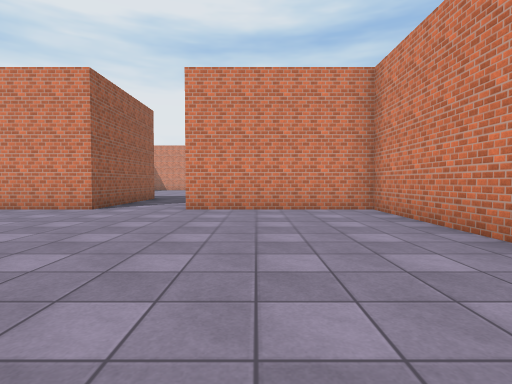
[1] (above)

17 first-person views from a walk through a Unity game level. The camera is 1.2 m above the floor, tilts 2° down and sees 80° across. The floor is counted in squares, 2 m on a side. Each view is taken from the middle of a square. On the plan, view 1 faces up. The plan holds only what a view shows up to about 9 squares ahead; the rest is blank. The place goes on beyond the plan. Surface patterns are stand-ins for the level's own textures.

[2]
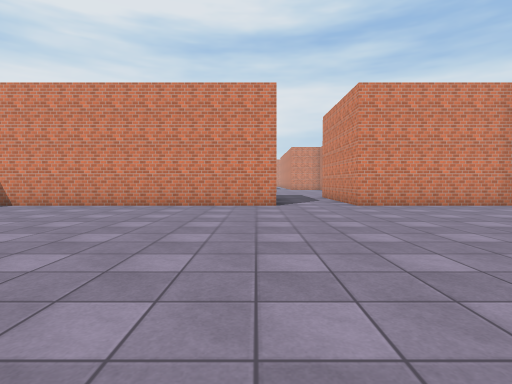

[3]
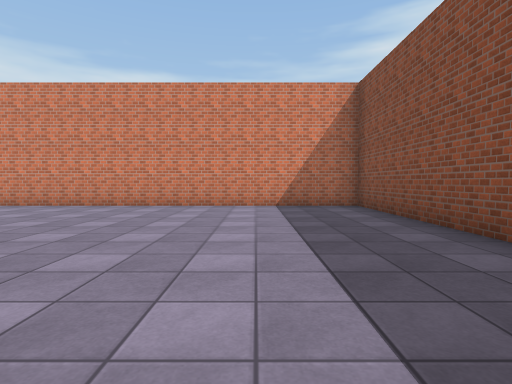

[4]
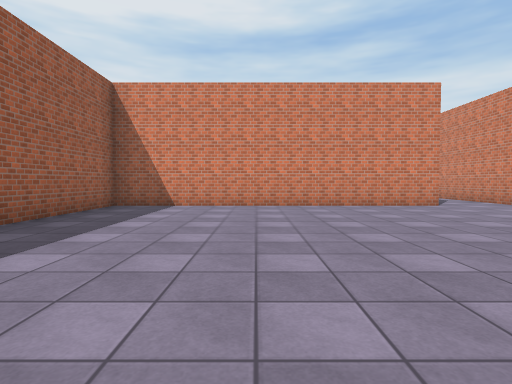

[5]
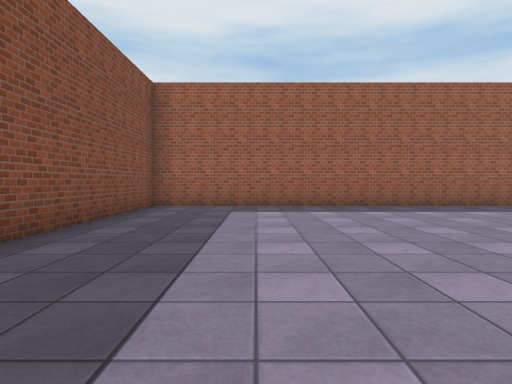

[6]
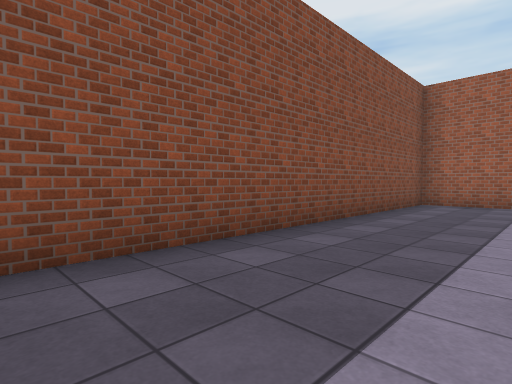

[7]
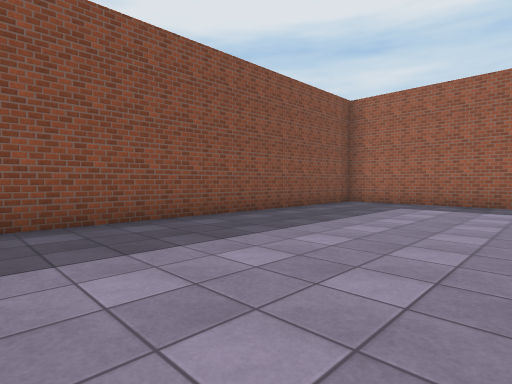

[8]
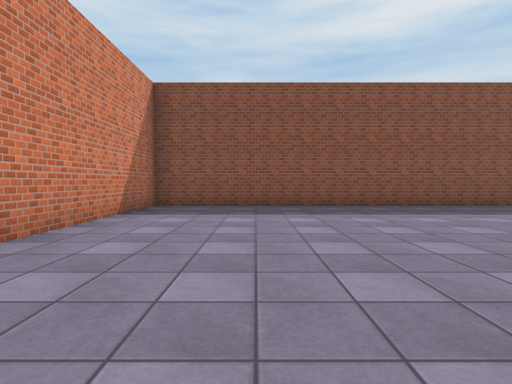

[9]
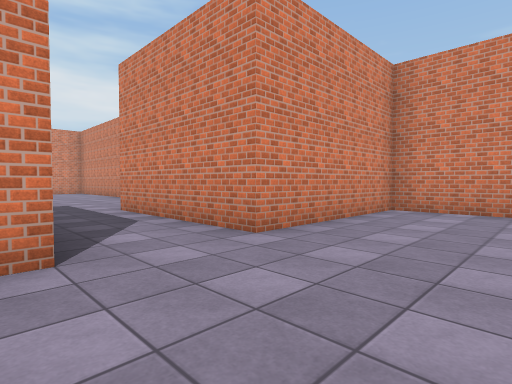

[10]
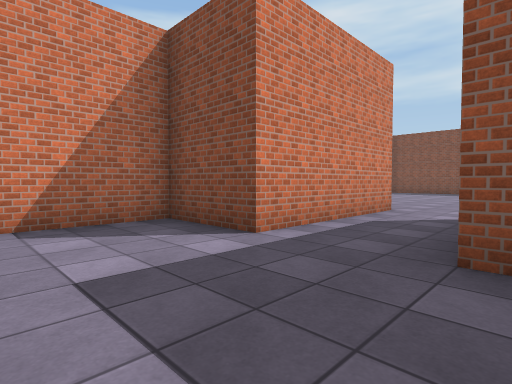

[11]
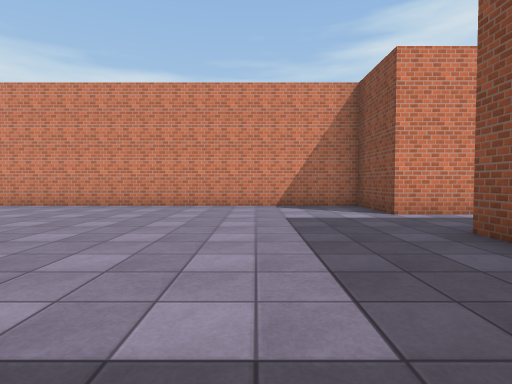

[12]
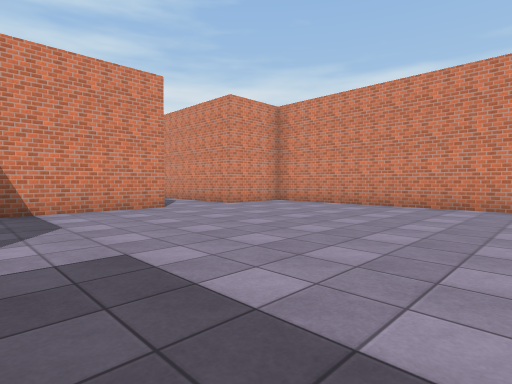

[13]
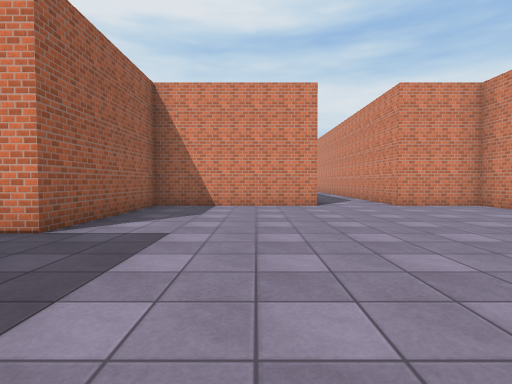

[14]
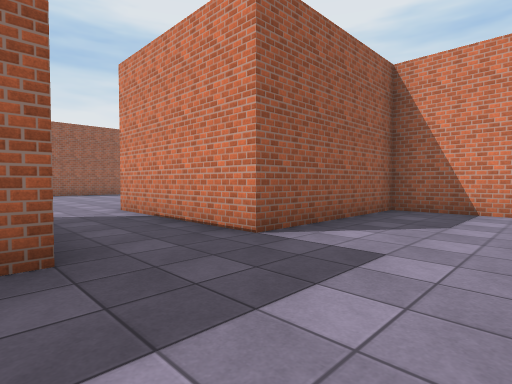

[15]
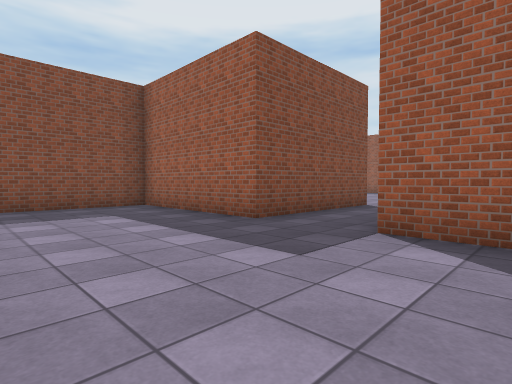

[16]
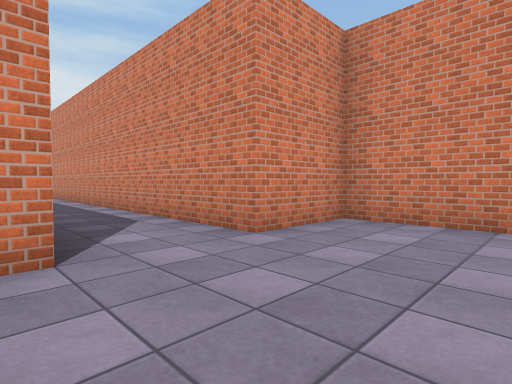

[17]
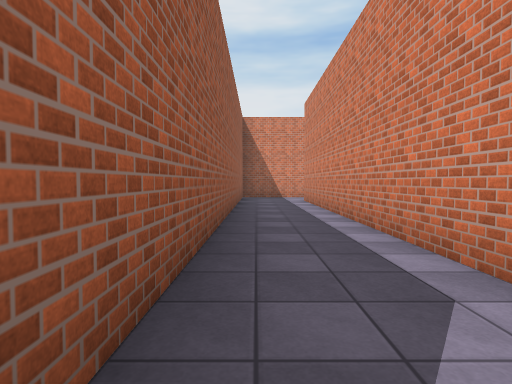

### Floor plan
Points are (right, up) in squares from view 1. A wall is a line through its corners. A room is listed if a view was taken in it or the views show most of it. See-through windows are left out.
Room 1 (views 1, 2, 3, 4, 5, 6, 7, 8, 9)
walls: (-3.5, 6.5) (-11.5, 6.5) (-11.5, -3.5) (2.5, -3.5) (2.5, 6.5) (-1.5, 6.5)
ways out: opening at (-2.5, 6) to room 2
Room 2 (views 10, 11, 12, 13, 14, 15, 16, 17)
walls: (-3.4, 20.5) (-7.5, 20.5) (-7.5, 16.5) (-11.5, 16.5); (-11.5, 14.5) (-7.5, 14.5) (-7.5, 10.5) (-3.5, 10.5); (-3.5, 9) (-3.5, 6.5); (-1.5, 6.5) (-1.5, 10.5) (0.5, 10.5) (0.5, 20.5) (-1.5, 20.5) (-1.5, 30); (-3.5, 29.6) (-3.5, 21.5)
ways out: opening at (-2.5, 6) to room 1; opening at (-11.5, 15.5)

Positions as (right, up) in squares from view 1, and headings:
1: (0, 0), facing up
2: (-4, -1), facing up
3: (-5, -1), facing right
4: (-8, -1), facing up
5: (-4, -1), facing left
6: (-3, -1), facing down-left
7: (-3, 1), facing down-left
8: (0, 4), facing down
9: (-4, 4), facing up-right
10: (-4, 13), facing down-right
11: (-7, 13), facing right
12: (-7, 14), facing up-right
13: (-5, 13), facing up
14: (-5, 14), facing up-left
15: (-4, 18), facing down-left
16: (-4, 18), facing up-right
17: (-3, 21), facing up
